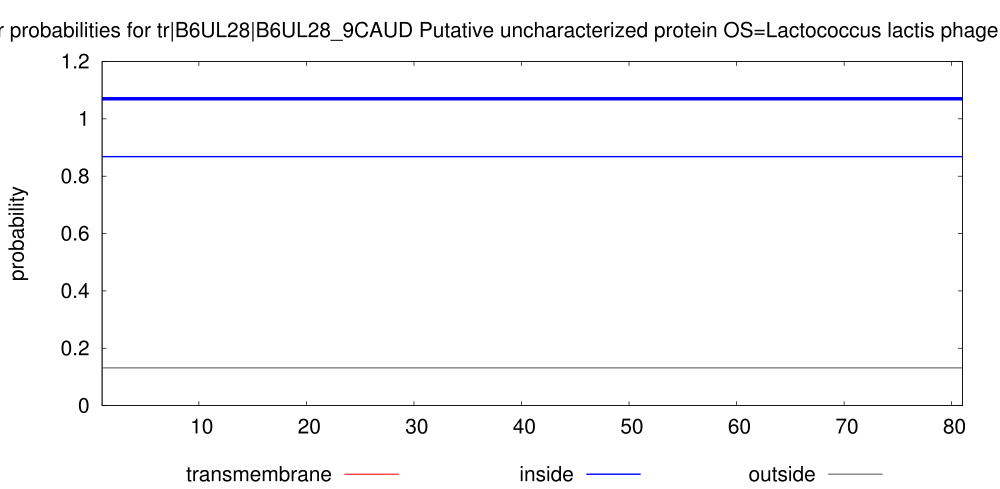

gnuplot code for this plot:
set arrow from 1,1.07 to 81,1.07 nohead lt 3 lw 10
set key below
set title "TMHMM posterior probabilities for tr|B6UL28|B6UL28_9CAUD Putative uncharacterized protein OS=Lactococcus lactis phage p2 PE=4 SV=1 ORF=30"
set yrange [0:1.2]
set size 2., 1.4
#set xlabel "position"
set ylabel "probability"
set xrange [1:81]
# Make the ps plot
set term postscript eps color solid "Helvetica" 30
set output "./TMHMM_9908/tr_B6UL28_B6UL28_9CAUD.eps"
plot "./TMHMM_9908/tr_B6UL28_B6UL28_9CAUD.plp" using 1:4 title "transmembrane" with impulses lt 1 lw 3, \
"" using 1:3 title "inside" with line lt 3 lw 4, \
"" using 1:5 title "outside" with line lt 9 lw 4
exit
